Frame 1 (no input): blank canvas, image omitted
Frame 60 (no input): blank canvas, image omitted
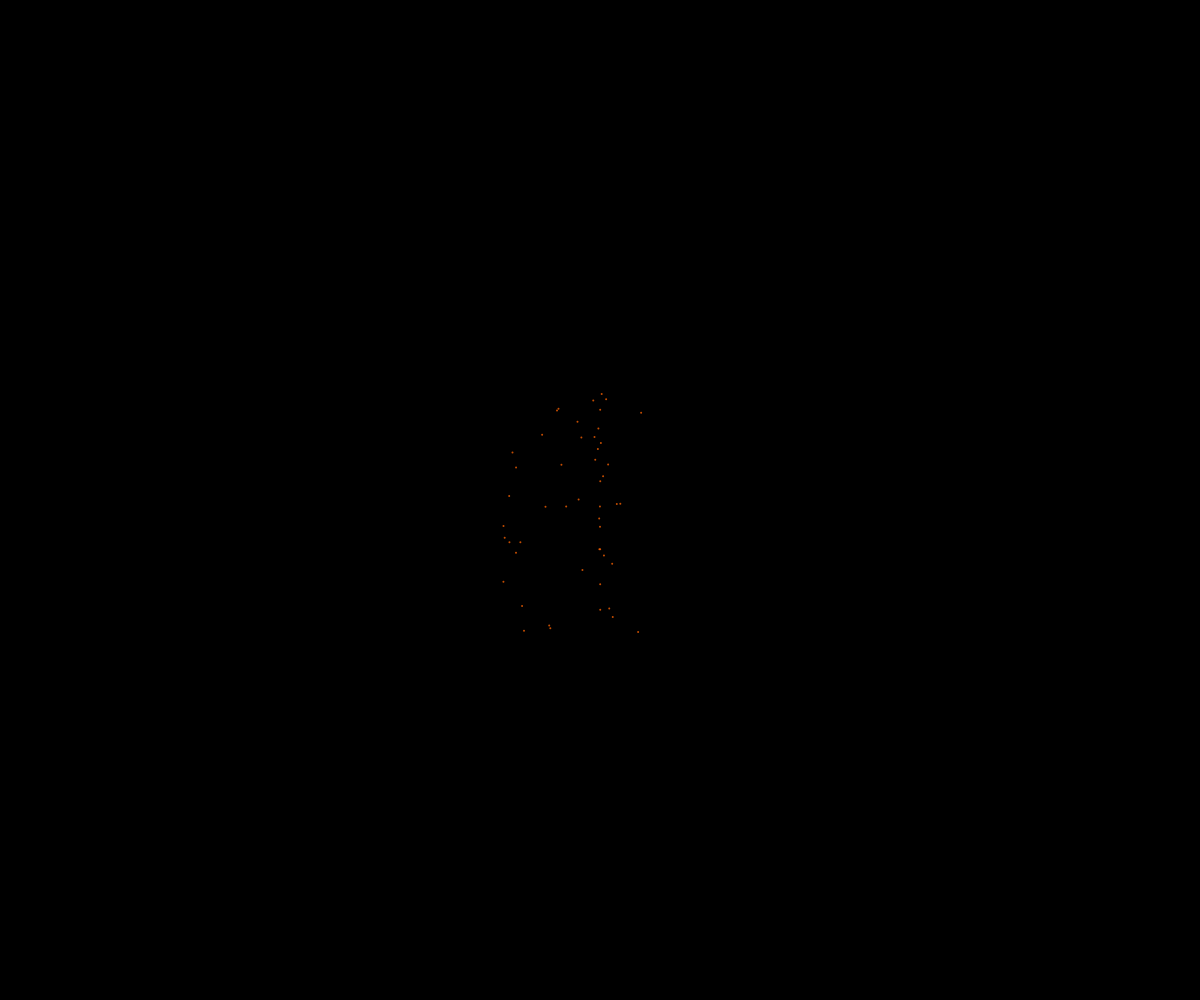
Frame 120 (the mouse pressed at the canvas centre since frame 60)

The p5.js sketch whose frames 1 and 60 were blank and that drew this single picture after the mouse press (run headless with seeded random() and noise() and a simulated clock; from frame 60 on, the mouse is pressed at the canvas centre):

// p5.js sketch
// ── sketch.js
let theFireworks = [];

function setup() {
  createCanvas(windowWidth, windowHeight);
  background(255);
}

function draw() {
  background(0);
  for (i = theFireworks.length - 1; i >= 0; i--) {
    theFireworks[i].move();
    if (theFireworks[i].isDone()) {
      theFireworks.splice(i, 1);
    } else {
      theFireworks[i].display();
    }
  }
  // if (mouseIsPressed) {
  //   let myFirework = new Particle(mouseX, mouseY, random(-3, 3), random(-3, 3), 10);
  //   theFireworks.push(myFirework);
  // }
}

function mousePressed() {
  for (i = 0; i < 50; i++) {
    let myFirework = new Particle(
      mouseX,
      mouseY,
      random(-2, 1),
      random(-3, 1),
      1
    );
    theFireworks.push(myFirework);
  }
}

class Particle {
  constructor(x, y, dx, dy, radius) {
    this.x = x;
    this.y = y;
    this.dx = dx;
    this.dy = dy;
    this.radius = radius;
    this.alpha = 255;
    this.gravity = 0.04;
  }

  display() {
    fill(255, 100, 0, this.alpha);
    noStroke();
    circle(this.x, this.y, this.radius * 2);
  }

  move() {
    this.dy += this.gravity;
    if (this.dx < 0) {
      this.dx += 0.01;
    } else if (this.dx > 0) {
      this.dx -= 0.01;
    }
    this.x += this.dx;
    this.y += this.dy;
    this.alpha -= 1;
  }

  isDone() {
    return this.alpha <= 0;
  }
}
